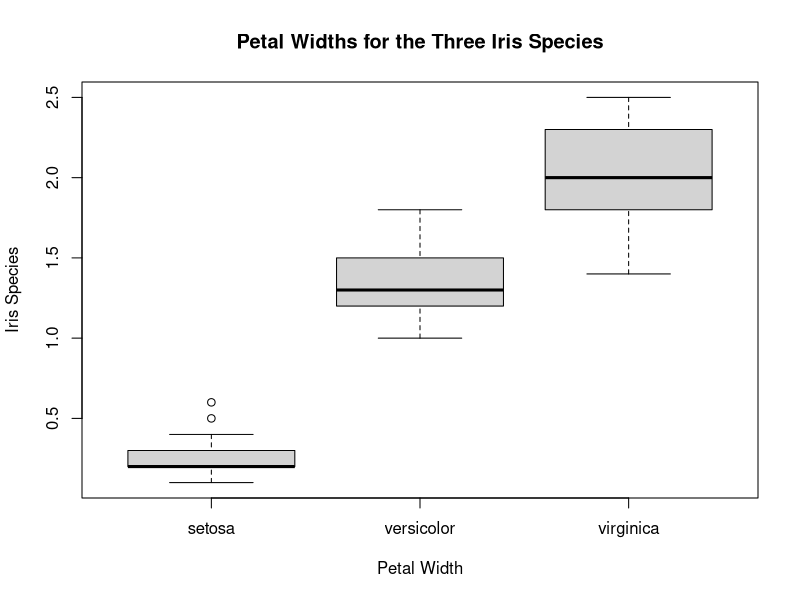
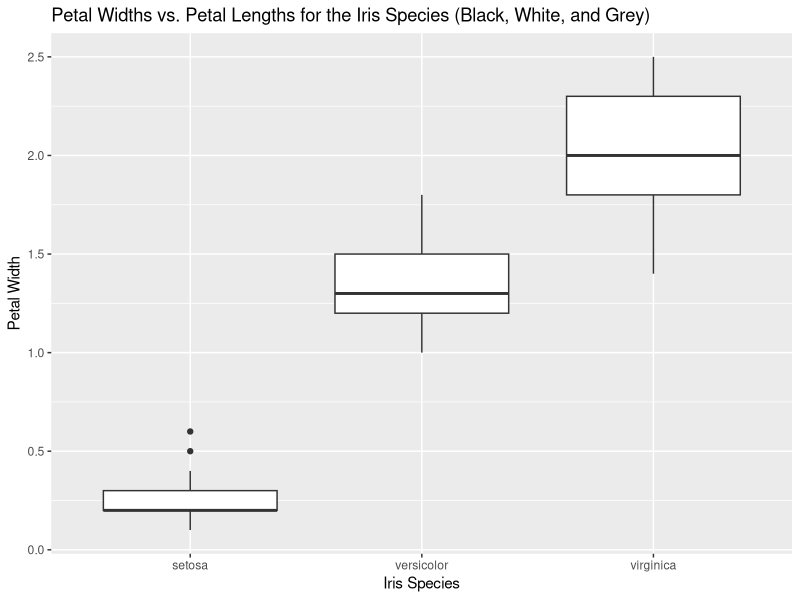
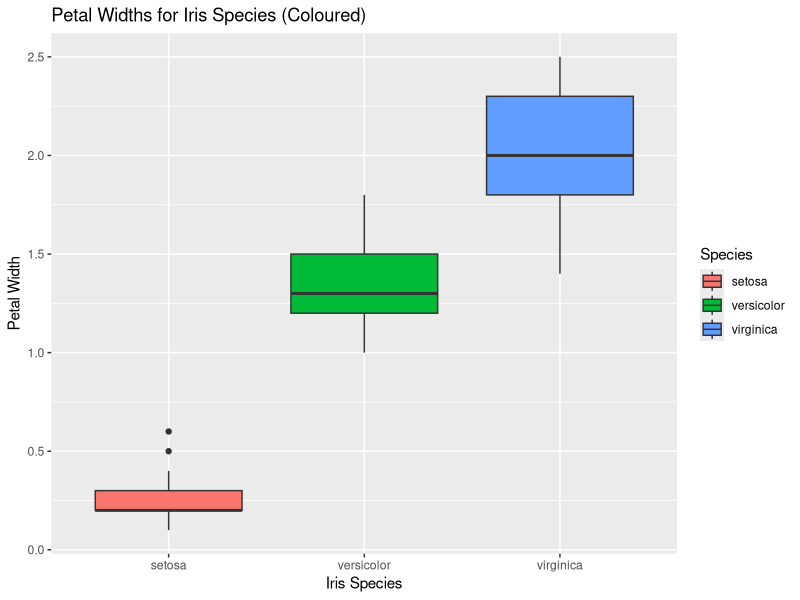
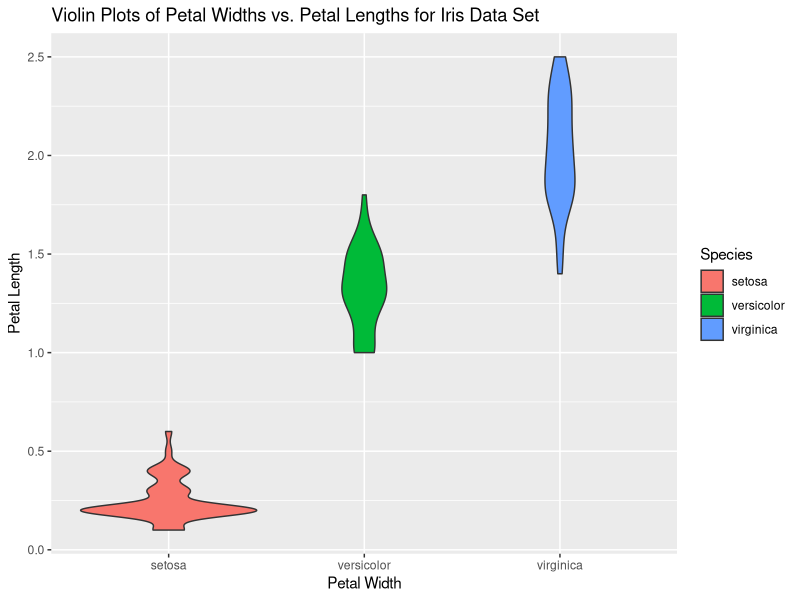
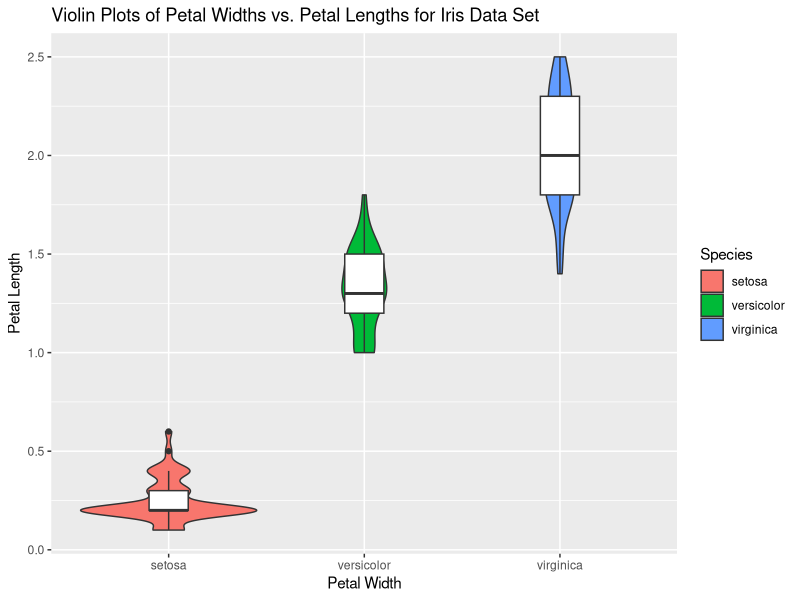
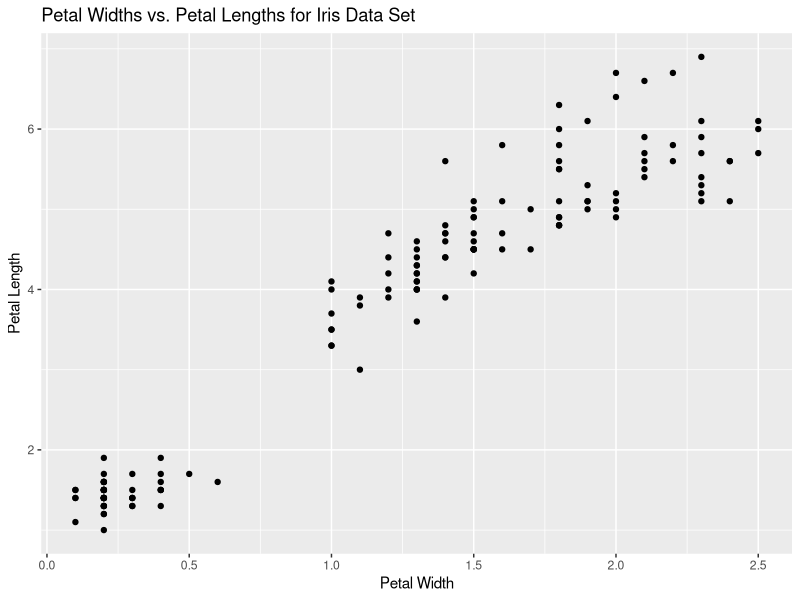
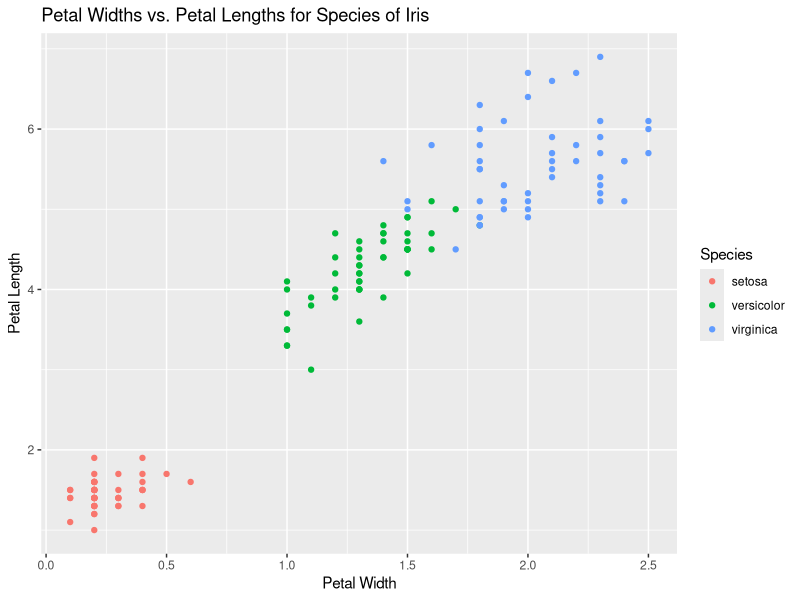
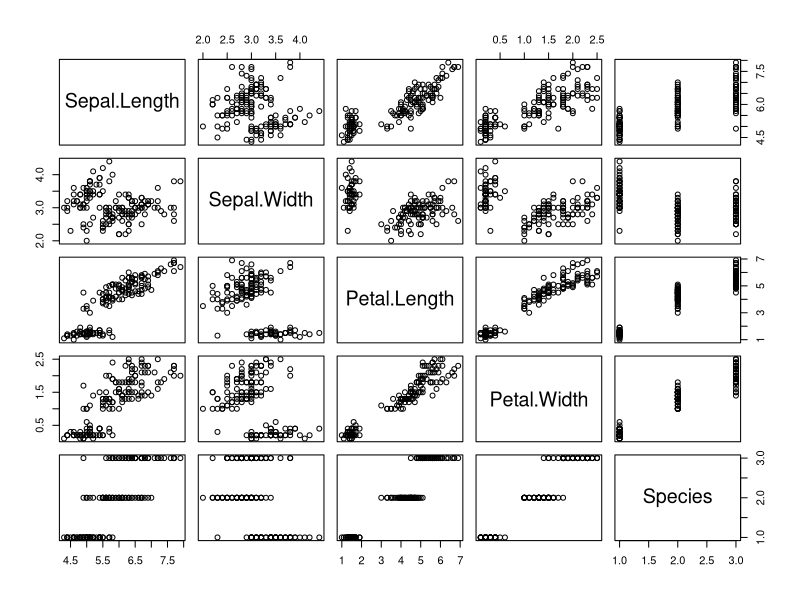

Here is the R script that generated these plots, in order:
## ---- chunk 1
data("iris")
attach(iris) # We can use attach for data we don't have to use $ to access parts of the data. For instance, instead of having to type iris$Petal.Width, we simply type Petal.Width.
## ---- chunk 2
nrow(iris) # 150 total rows of iris data
ncol(iris) # 5 columns of iris data 
## ---- chunk 3
# peek at top of iris data set
head(iris)
## ---- chunk 4
# peek at bottom of iris data set
tail(iris)
## ---- chunk 5
# Summarize the iris data set all together
# This overall summary can be very useful, but there is a lot of data to deal with... So, we will pick out something that we want to know and focus on a more precise summary of the data. 
summary(iris)
## ---- chunk 6
# Note: the only code that was changed for thre 3 summaries was the species. 
summary(iris[iris$Species == "setosa",])
## ---- chunk 7
summary(iris[iris$Species == "versicolor",])
## ---- chunk 8
summary(iris[iris$Species == "virginica",])
## ---- chunk 9
# Basic box plots for petal widths for the different iris species with axes labels
boxplot(Petal.Width~Species, xlab ="Petal Width", ylab = "Iris Species", main = "Petal Widths for the Three Iris Species")
## ---- chunk 10
library(ggplot2)

# Notice below how ggplot2 requires a different structre to put labels on the x-axis, y-axis and to give a main title.
ggplot(iris, mapping = aes(x = Species, y = Petal.Width)) + geom_boxplot() + labs(x = "Iris Species", y = "Petal Width") + ggtitle("Petal Widths vs. Petal Lengths for the Iris Species (Black, White, and Grey)")
## ---- chunk 11
library(ggplot2)
ggplot(iris, mapping = aes(x = Species, y = Petal.Width)) + geom_boxplot(aes(fill=Species)) + labs(x = "Iris Species", y = "Petal Width") + ggtitle("Petal Widths for Iris Species (Coloured)")
## ---- chunk 12
# Note that, as before, the colours of the plots represent the species.
ggplot(iris, aes(x=Species, y=Petal.Width)) + geom_violin(aes(fill=Species)) + labs(x = "Petal Width", y = "Petal Length") + ggtitle("Violin Plots of Petal Widths vs. Petal Lengths for Iris Data Set")
## ---- chunk 13
# Note we only added the geom_boxplot(width=0.2) code to the above code to add the box plots. Easy. 
ggplot(iris, aes(x=Species, y=Petal.Width)) + geom_violin(aes(fill=Species)) + geom_boxplot(width=0.2) + labs(x = "Petal Width", y = "Petal Length") + ggtitle("Violin Plots of Petal Widths vs. Petal Lengths for Iris Data Set")
## ---- chunk 14
ggplot(iris, aes(x = Petal.Width, y = Petal.Length)) + geom_point() + labs(x = "Petal Width", y = "Petal Length") + ggtitle("Petal Widths vs. Petal Lengths for Iris Data Set")
## ---- chunk 15
ggplot(iris, aes(x = Petal.Width, y = Petal.Length, color = Species)) + geom_point() + labs(x = "Petal Width", y = "Petal Length") + ggtitle("Petal Widths vs. Petal Lengths for Species of Iris")
## ---- chunk 16
pairs(iris)
## ---- chunk 17
fit <- lm(Petal.Width ~ Petal.Length + Sepal.Length + Sepal.Width)
summary(fit)
